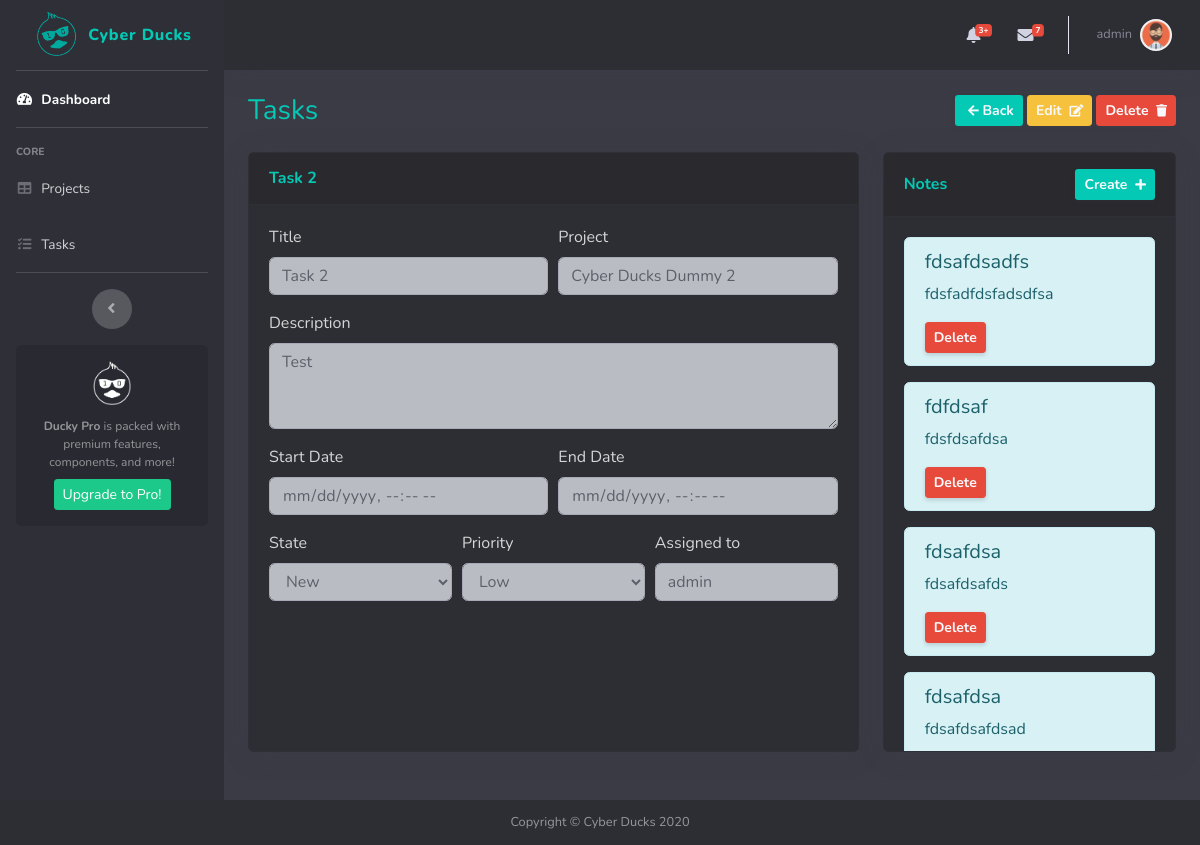
Screenshot of /tasks/6f63e03c74784e3792bc296f12c5e5dc/ (signed in) with the database file from the repository.
### accounts/models.py (models this page shows, shortened)
class Task(models.Model):
    id = models.UUIDField(
        primary_key=True,
        default=uuid.uuid4,
        editable=False)
    title = models.CharField(max_length=256, null=True)
    description = models.TextField(null=True, blank=True)
    STATUS_CHOICES = [
        ('NEW', 'New'),
        ('OPN', 'Open'),
        ('COM', 'Completed'),
        ('SUS', 'Suspended'),
    ]
    status = models.CharField(
        max_length=3,
        choices=STATUS_CHOICES,
        default=0,
    )
    start_date = models.DateTimeField()
    end_date = models.DateTimeField()
    PRIORITY_CHOICES = [
        ('LW', 'Low'),
        ('MD', 'Medium'),
        ('HI', 'High'),
        ('CR', 'Critical'),
    ]
    priority = models.CharField(
        max_length=2,
        choices=PRIORITY_CHOICES,
        default=0,
    )
    assigned_to = models.ForeignKey(User, on_delete=models.CASCADE, null=True, blank=True)
    date_created = models.DateTimeField(auto_now_add=True)
    project = models.ForeignKey(Project, on_delete=models.CASCADE, null=True, blank=True)

class Project(models.Model):
    id = models.UUIDField(
        primary_key=True,
        default=uuid.uuid4,
        editable=False)
    title = models.CharField(max_length=256, null=True)
    description = models.TextField(null=True, blank=True)
    STATUS_CHOICES = [
        ('NEW', 'New'),
        ('OPN', 'Open'),
        ('COM', 'Completed'),
        ('SUS', 'Suspended'),
    ]
    status = models.CharField(
        max_length=3,
        choices=STATUS_CHOICES,
        default=0,
    )
    start_date = models.DateTimeField()
    end_date = models.DateTimeField()
    client_name = models.CharField(max_length=256, null=True, blank=True)
    client_email = models.EmailField(max_length=256, null=True, blank=True)
    repo = models.URLField(null=True, blank=True)
    assigned_to = models.ForeignKey(User, on_delete=models.CASCADE, null=True, blank=True)
    date_created = models.DateTimeField(auto_now_add=True)
    def __str__(self):
        return self.title

class Note(models.Model):
    id = models.UUIDField(
        primary_key=True,
        default=uuid.uuid4,
        editable=False)
    title = models.CharField(max_length=256, null=True)
    note = models.TextField(null=True, blank=True)
    task = models.ForeignKey(Task, on_delete=models.SET_NULL, null=True)
    creator = models.ForeignKey(User, on_delete=models.SET_NULL, null=True, blank=True)
    date_created = models.DateTimeField(auto_now_add=True)

### accounts/views.py (the view)
# urls.py: path('tasks/<str:task_id>/', views.task, name='task_view'),
@login_required(login_url='login')
def task(request, task_id):
    form = NoteForm()
    task_obj = Task.objects.get(id__exact=task_id)
    notes = Note.objects.filter(task__exact=task_obj)
    context = {
        'task': task_obj,
        'notes': notes,
        'form': form,
    }
    if request.user == task_obj.assigned_to:
        return render(request, 'accounts/task.html', context)
    else:
        return render(request, 'accounts/error')

### accounts/forms.py
class NoteForm(ModelForm):
    class Meta:
        model = Note
        fields = [
            'title',
            'note'
        ]
        widgets = {
            'title': forms.TextInput(attrs={'class': 'mb-2 form-control', 'placeholder': 'Title'}),
            'note': forms.Textarea(attrs={'class': 'mb-2 form-control', 'placeholder': 'Note'}),
        }

### accounts/templates/accounts/task.html (shortened to what this page needs)
{% extends 'accounts/templates/base.html' %}
{% block SectionTitle %}
    Tasks
{% endblock %}
{% block addButton %}
    <div>
        <a href='{% url 'tasks' %}'
           class="d-none d-sm-inline-block btn btn-sm btn-green shadow-sm font-weight-bold text-gray-100"><i
                class="fas fa-arrow-left fa-sm text-gray-100 ml-1"></i> Back</a>
        <a href='{% url 'update_task' task.id %}'
           class="d-none d-sm-inline-block btn btn-sm btn-warning shadow-sm font-weight-bold text-gray-100">Edit
            <i
                    class="fas fa-edit fa-sm text-gray-100 ml-1"></i></a>
        <a href='#' data-toggle="modal" data-target="#deleteModal"
           class="d-none d-sm-inline-block btn btn-sm btn-danger shadow-sm font-weight-bold text-gray-100">Delete
            <i
                    class="fas fa-trash fa-sm text-gray-100 ml-1"></i></a>
    </div>
{% endblock %}
{% block content %}
    <div class="row">
        <div class="col-xl-8 col-lg-7" style="height: 75vh">
            <div class="card shadow mb-4" style="height: 100%;">
                <div
                        class="card-header py-3 d-flex flex-row align-items-center justify-content-between">
                    <h6 class="m-0 font-weight-bold text-green">{{ task.title }}</h6>
                </div>
                <div class="card-body" style="overflow-y: scroll">
                    <form>
                        <div class="form-row">
                            <div class="form-group col-md-6">
                                <label for="inputEmail4">Title</label>
                                <input disabled type="text" class="form-control" id="inputEmail4"
                                       value="{{ task.title }}">
                            </div>
                            <div class="form-group col-md-6">
                                <label for="inputPassword4">Project</label>
                                <input disabled type="text" class="form-control" id="inputPassword4"
                                       value="{{ task.project }}">
                            </div>
                        </div>
                        <div class="form-row">
                            <div class="form-group col-md-12">
                                <label for="exampleFormControlTextarea1">Description</label>
                                <textarea disabled class="form-control" id="exampleFormControlTextarea1"
                                          rows="3">{{ task.description }}</textarea>
                            </div>
                        </div>
                        <div class="form-row">
                            <div class="form-group col-md-6">
                                <label for="inputState2">Start Date</label>
                                <input disabled type="datetime-local" class="form-control" id="inputState2"
                                       value="{{ task.start_date }}">
                            </div>
                            <div class="form-group col-md-6">
                                <label for="inputState3">End Date</label>
                                <input disabled type="datetime-local" class="form-control" id="inputState3"
                                       value="{{ task.end_date }}">
                            </div>
                        </div>
                        <div class="form-row">
                            <div class="form-group col-md-4">
                                <label for="inputState">State</label>
                                <select disabled id="inputState" class="form-control">
                                    <option selected>{{ task.get_status_display }}</option>
                                </select>
                            </div>
                            <div class="form-group col-md-4">
                                <label for="inputState">Priority</label>
                                <select disabled id="inputState" class="form-control">
                                    <option selected>{{ task.get_priority_display }}</option>
                                </select>
                            </div>
                            <div class="form-group col-md-4">
                                <label for="inputCity">Assigned to</label>
                                <input disabled type="text" class="form-control" id="inputCity"
                                       value="{{ task.assigned_to }}">
                            </div>
                        </div>
                    </form>
                </div>
            </div>
        </div>
        <div class="col-xl-4 col-lg-5" style="height: 75vh">
            <div class="card shadow mb-4" style="height: 100%">
                <div
                        class="card-header py-3 d-flex flex-row align-items-center justify-content-between">
                    <h6 class="m-0 font-weight-bold text-green">Notes</h6>
                    <div class="dropdown no-arrow">
                        <a href='#' data-toggle="modal" data-target="#NoteModal"
                           class="d-none d-sm-inline-block btn btn-sm btn-green shadow-sm font-weight-bold text-gray-100">Create
                            <i
                                    class="fas fa-plus fa-sm text-gray-100 ml-1"></i></a>
                    </div>
                </div>
                <div class="card-body" style="overflow-y: scroll">
                    {% for note in notes %}
                        <div class="alert alert-info" role="alert">
                            <h5 class="alert-heading">{{ note.title }}</h5>
                            <p>{{ note.note }}</p>
                            <form action="{% url 'delete_note' note.id %}" method="POST">
                                <input type="submit"
                                       class="d-none d-sm-inline-block btn btn-sm btn-danger shadow-sm font-weight-bold text-gray-100"
                                       value="Delete">
                            </form>
                        </div>
                    {% endfor %}
                </div>
            </div>
        </div>
    </div>
{% endblock %}

### accounts/templates/accounts/includes/topbar.html (shortened to what this page needs)
{% load static %}
<nav class="navbar navbar-expand navbar-light bg-dark-secondary topbar mb-4 static-top shadow">
    <ul class="navbar-nav ml-auto">
        <li class="nav-item dropdown no-arrow mx-1">
            <a class="nav-link dropdown-toggle" href="#" id="alertsDropdown" role="button"
               data-toggle="dropdown" aria-haspopup="true" aria-expanded="false">
                <i class="fas fa-bell fa-fw"></i>
                <span class="badge badge-danger badge-counter">3+</span>
            </a>
        </li>
        <li class="nav-item dropdown no-arrow mx-1">
            <a class="nav-link dropdown-toggle" href="#" id="messagesDropdown" role="button"
               data-toggle="dropdown" aria-haspopup="true" aria-expanded="false">
                <i class="fas fa-envelope fa-fw"></i>
                <span class="badge badge-danger badge-counter">7</span>
            </a>
        </li>
        <li class="nav-item dropdown no-arrow">
            <a class="nav-link dropdown-toggle" href="#" id="userDropdown" role="button"
               data-toggle="dropdown" aria-haspopup="true" aria-expanded="false">
                <span class="mr-2 d-none d-lg-inline text-gray-600 small">{{ request.user }}</span>
                <img class="img-profile rounded-circle"
                     src="{% static 'accounts/profile.png' %}">
            </a>
        </li>
    </ul>
</nav>

### accounts/static/accounts/styles/colors.css (style rules this page uses)
.bg-dark-secondary { background-color: #2d2e33; }
.text-green { color: #03c9b5; }
.btn-green { background-color: #03c9b5; }

### rows the page displays
Task: title "Task 2", project "Cyber Ducks Dummy 2", description "Test", status "New", priority "Low", assigned_to "admin"
Note: title "fdsafdsadfs", note "fdsfadfdsfadsdfsa"
Note: title "fdfdsaf", note "fdsfdsafdsa"
Note: title "fdsafdsa", note "fdsafdsafds"
Note: title "fdsafdsa", note "fdsafdsafdsad"

### other values shown
{{ request.user }} "admin"
